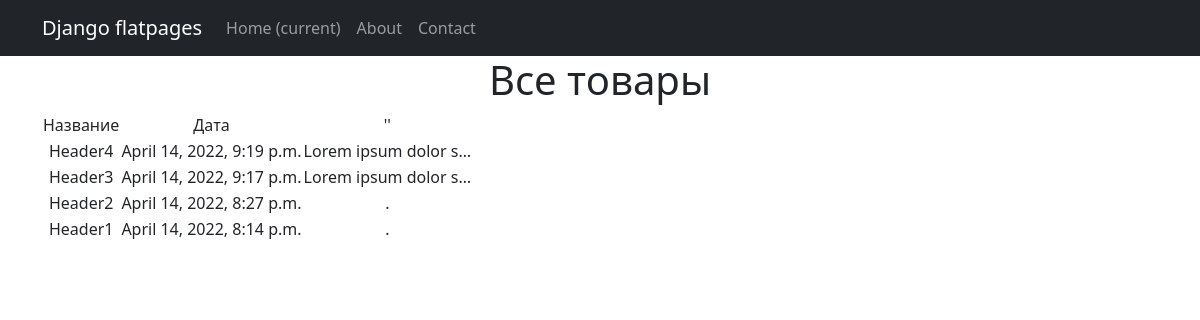
Page /news/ on the committed database.
### newsapp/models.py (models this page shows, shortened)
class Post(models.Model):
    time_in = models.DateTimeField(auto_now_add=True)
    type = models.BooleanField(default=False)
    author = models.ForeignKey(Author, on_delete=models.CASCADE)
    category = models.ManyToManyField(Category, through='PostCategory')
    header = models.CharField(max_length=64, unique=True)
    article_text = models.TextField()
    rating = models.IntegerField(default=0)

### newsapp/views.py (the view)
# urls.py: path('', NewsList.as_view()),
class NewsList(ListView):
    model = Post
    ordering = ['-time_in']
    template_name = 'news.html'
    context_object_name = 'news'
    def get_context_data(self, **kwargs):
        context = super().get_context_data(**kwargs)
        context['next_sale'] = "Распродажа в среду!"
        return context

### newsapp/templatetags/custom_filters.py (called while the page is built)
@register.filter()
def matyugi(text):
    for word in text.split():
        for mat in WORDS:
            if mat == word:
                word = "*"
    return text

### templates/news.html (shortened to what this page needs)
{% extends 'flatpages/default.html' %}
{% load custom_filters %}
{% block content %}
   <h1>Все товары</h1>
   {% if news %}
       <table>
           <tr>
               <td>Название</td>
               <td>Дата</td>
               <td>''</td>
           </tr>
           {% for post in news %}
           <tr>
               <td>{{ post.header|matyugi }}</td>
               <td>{{ post.time_in }}</td>
               <td>{{ post.article_text|truncatechars:20|matyugi }}</td>
           </tr>
           {% endfor %}
       </table>
   {% else %}
       <h2>Товаров нет!</h2>
   {% endif %}
{% endblock content %}

### templates/flatpages/default.html (shortened to what this page needs)
<!DOCTYPE html>
<html lang="en">
    <head>
        {% load static %}
        <link href="{% static 'css/styles.css' %}" rel="stylesheet" />
    </head>
    <body>
        <nav class="navbar navbar-expand-lg navbar-dark bg-dark static-top">
           <div class="container">
               <a class="navbar-brand" href="#">Django flatpages</a>
               <div class="collapse navbar-collapse" id="navbarResponsive">
                   <ul class="navbar-nav ml-auto">
                       <li class="nav-item active">
                           <a class="nav-link" href="#">Home
                               <span class="sr-only">(current)</span>
                           </a>
                       </li>
                       <li class="nav-item">
                           <a class="nav-link" href="/about/">About</a>
                       </li>
                       <li class="nav-item">
                           <a class="nav-link" href="/contacts/">Contact</a>
                       </li>
                   </ul>
               </div>
           </div>
        </nav>
        <div class="container">
            <div class="row">
               <div class="col-lg-12 text-center">
                   {% block content %}{% endblock content %}
               </div>
            </div>
        </div>
    </body>
</html>

### rows in the picture
Post: header|matyugi "Header4", time_in "April 14, 2022, 9:19 p.m.", article_text|matyugi "Lorem ipsum dolor s…"
Post: header|matyugi "Header3", time_in "April 14, 2022, 9:17 p.m.", article_text|matyugi "Lorem ipsum dolor s…"
Post: header|matyugi "Header2", time_in "April 14, 2022, 8:27 p.m.", article_text|matyugi "."
Post: header|matyugi "Header1", time_in "April 14, 2022, 8:14 p.m.", article_text|matyugi "."
